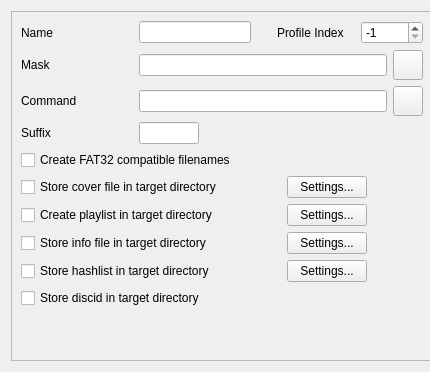
<ui version="4.0" >
 <class>ProfileDataWidgetUI</class>
 <widget class="QWidget" name="ProfileDataWidgetUI" >
  <property name="geometry" >
   <rect>
    <x>0</x>
    <y>0</y>
    <width>430</width>
    <height>372</height>
   </rect>
  </property>
  <property name="minimumSize" >
   <size>
    <width>430</width>
    <height>372</height>
   </size>
  </property>
  <property name="windowTitle" >
   <string>Form</string>
  </property>
  <layout class="QGridLayout" name="gridLayout_2" >
   <item row="0" column="0" >
    <widget class="QFrame" name="frame" >
     <property name="minimumSize" >
      <size>
       <width>422</width>
       <height>292</height>
      </size>
     </property>
     <property name="frameShape" >
      <enum>QFrame::StyledPanel</enum>
     </property>
     <property name="frameShadow" >
      <enum>QFrame::Raised</enum>
     </property>
     <layout class="QGridLayout" name="gridLayout" >
      <item row="0" column="0" >
       <layout class="QHBoxLayout" >
        <item>
         <widget class="QLabel" name="label_name" >
          <property name="sizePolicy" >
           <sizepolicy vsizetype="Preferred" hsizetype="Fixed" >
            <horstretch>0</horstretch>
            <verstretch>0</verstretch>
           </sizepolicy>
          </property>
          <property name="minimumSize" >
           <size>
            <width>112</width>
            <height>0</height>
           </size>
          </property>
          <property name="text" >
           <string>Name</string>
          </property>
         </widget>
        </item>
        <item>
         <widget class="KLineEdit" name="klineedit_name" />
        </item>
        <item>
         <spacer>
          <property name="orientation" >
           <enum>Qt::Horizontal</enum>
          </property>
          <property name="sizeType" >
           <enum>QSizePolicy::Fixed</enum>
          </property>
          <property name="sizeHint" stdset="0" >
           <size>
            <width>20</width>
            <height>20</height>
           </size>
          </property>
         </spacer>
        </item>
        <item>
         <widget class="QLabel" name="label_profileindex" >
          <property name="sizePolicy" >
           <sizepolicy vsizetype="Preferred" hsizetype="Fixed" >
            <horstretch>0</horstretch>
            <verstretch>0</verstretch>
           </sizepolicy>
          </property>
          <property name="minimumSize" >
           <size>
            <width>78</width>
            <height>0</height>
           </size>
          </property>
          <property name="text" >
           <string>Profile Index</string>
          </property>
         </widget>
        </item>
        <item>
         <widget class="KIntSpinBox" name="kintspinbox_profileindex" >
          <property name="minimumSize" >
           <size>
            <width>62</width>
            <height>0</height>
           </size>
          </property>
          <property name="maximumSize" >
           <size>
            <width>62</width>
            <height>16777215</height>
           </size>
          </property>
          <property name="minimum" >
           <number>-1</number>
          </property>
          <property name="value" >
           <number>-1</number>
          </property>
         </widget>
        </item>
       </layout>
      </item>
      <item row="1" column="0" >
       <layout class="QHBoxLayout" >
        <item>
         <widget class="QLabel" name="label_mask" >
          <property name="sizePolicy" >
           <sizepolicy vsizetype="Preferred" hsizetype="Fixed" >
            <horstretch>0</horstretch>
            <verstretch>0</verstretch>
           </sizepolicy>
          </property>
          <property name="minimumSize" >
           <size>
            <width>112</width>
            <height>0</height>
           </size>
          </property>
          <property name="text" >
           <string>Mask</string>
          </property>
         </widget>
        </item>
        <item>
         <widget class="KLineEdit" name="klineedit_mask" />
        </item>
        <item>
         <widget class="KPushButton" name="kpushbutton_mask" >
          <property name="minimumSize" >
           <size>
            <width>30</width>
            <height>30</height>
           </size>
          </property>
          <property name="maximumSize" >
           <size>
            <width>30</width>
            <height>30</height>
           </size>
          </property>
          <property name="text" >
           <string/>
          </property>
         </widget>
        </item>
       </layout>
      </item>
      <item row="2" column="0" >
       <layout class="QHBoxLayout" >
        <item>
         <widget class="QLabel" name="label_command" >
          <property name="sizePolicy" >
           <sizepolicy vsizetype="Preferred" hsizetype="Fixed" >
            <horstretch>0</horstretch>
            <verstretch>0</verstretch>
           </sizepolicy>
          </property>
          <property name="minimumSize" >
           <size>
            <width>112</width>
            <height>0</height>
           </size>
          </property>
          <property name="text" >
           <string>Command</string>
          </property>
         </widget>
        </item>
        <item>
         <widget class="KLineEdit" name="klineedit_command" />
        </item>
        <item>
         <widget class="KPushButton" name="kpushbutton_command" >
          <property name="minimumSize" >
           <size>
            <width>30</width>
            <height>30</height>
           </size>
          </property>
          <property name="maximumSize" >
           <size>
            <width>30</width>
            <height>30</height>
           </size>
          </property>
          <property name="text" >
           <string/>
          </property>
         </widget>
        </item>
       </layout>
      </item>
      <item row="3" column="0" >
       <layout class="QHBoxLayout" >
        <item>
         <widget class="QLabel" name="label_suffix" >
          <property name="minimumSize" >
           <size>
            <width>112</width>
            <height>0</height>
           </size>
          </property>
          <property name="text" >
           <string>Suffix</string>
          </property>
         </widget>
        </item>
        <item>
         <widget class="KLineEdit" name="klineedit_suffix" >
          <property name="minimumSize" >
           <size>
            <width>60</width>
            <height>0</height>
           </size>
          </property>
          <property name="maximumSize" >
           <size>
            <width>60</width>
            <height>16777215</height>
           </size>
          </property>
         </widget>
        </item>
        <item>
         <spacer>
          <property name="orientation" >
           <enum>Qt::Horizontal</enum>
          </property>
          <property name="sizeHint" stdset="0" >
           <size>
            <width>40</width>
            <height>20</height>
           </size>
          </property>
         </spacer>
        </item>
       </layout>
      </item>
      <item row="4" column="0" >
       <layout class="QHBoxLayout" >
        <item>
         <widget class="QCheckBox" name="checkBox_fat32compatible" >
          <property name="font" >
           <font>
            <weight>50</weight>
            <bold>false</bold>
           </font>
          </property>
          <property name="text" >
           <string>Create FAT32 compatible filenames</string>
          </property>
         </widget>
        </item>
        <item>
         <spacer>
          <property name="orientation" >
           <enum>Qt::Horizontal</enum>
          </property>
          <property name="sizeHint" stdset="0" >
           <size>
            <width>40</width>
            <height>20</height>
           </size>
          </property>
         </spacer>
        </item>
       </layout>
      </item>
      <item row="5" column="0" >
       <layout class="QHBoxLayout" >
        <item>
         <widget class="QCheckBox" name="checkBox_cover" >
          <property name="minimumSize" >
           <size>
            <width>260</width>
            <height>0</height>
           </size>
          </property>
          <property name="font" >
           <font>
            <weight>50</weight>
            <bold>false</bold>
           </font>
          </property>
          <property name="text" >
           <string>Store cover file in target directory</string>
          </property>
         </widget>
        </item>
        <item>
         <widget class="KPushButton" name="kpushbutton_cover" >
          <property name="text" >
           <string>Settings...</string>
          </property>
         </widget>
        </item>
        <item>
         <spacer>
          <property name="orientation" >
           <enum>Qt::Horizontal</enum>
          </property>
          <property name="sizeHint" stdset="0" >
           <size>
            <width>40</width>
            <height>20</height>
           </size>
          </property>
         </spacer>
        </item>
       </layout>
      </item>
      <item row="6" column="0" >
       <layout class="QHBoxLayout" >
        <item>
         <widget class="QCheckBox" name="checkBox_playlist" >
          <property name="minimumSize" >
           <size>
            <width>260</width>
            <height>0</height>
           </size>
          </property>
          <property name="font" >
           <font>
            <weight>50</weight>
            <bold>false</bold>
           </font>
          </property>
          <property name="text" >
           <string>Create playlist in target directory</string>
          </property>
         </widget>
        </item>
        <item>
         <widget class="KPushButton" name="kpushbutton_playlist" >
          <property name="text" >
           <string>Settings...</string>
          </property>
         </widget>
        </item>
        <item>
         <spacer>
          <property name="orientation" >
           <enum>Qt::Horizontal</enum>
          </property>
          <property name="sizeHint" stdset="0" >
           <size>
            <width>40</width>
            <height>20</height>
           </size>
          </property>
         </spacer>
        </item>
       </layout>
      </item>
      <item row="7" column="0" >
       <layout class="QHBoxLayout" name="horizontalLayout" >
        <item>
         <widget class="QCheckBox" name="checkBox_info" >
          <property name="minimumSize" >
           <size>
            <width>260</width>
            <height>0</height>
           </size>
          </property>
          <property name="text" >
           <string>Store info file in target directory</string>
          </property>
         </widget>
        </item>
        <item>
         <widget class="KPushButton" name="kpushbutton_info" >
          <property name="text" >
           <string>Settings...</string>
          </property>
         </widget>
        </item>
        <item>
         <spacer name="horizontalSpacer" >
          <property name="orientation" >
           <enum>Qt::Horizontal</enum>
          </property>
          <property name="sizeHint" stdset="0" >
           <size>
            <width>28</width>
            <height>20</height>
           </size>
          </property>
         </spacer>
        </item>
       </layout>
      </item>
      <item row="8" column="0" >
       <layout class="QHBoxLayout" name="horizontalLayout_2" >
        <item>
         <widget class="QCheckBox" name="checkBox_hashlist" >
          <property name="minimumSize" >
           <size>
            <width>260</width>
            <height>0</height>
           </size>
          </property>
          <property name="text" >
           <string>Store hashlist in target directory</string>
          </property>
         </widget>
        </item>
        <item>
         <widget class="KPushButton" name="kpushbutton_hashlist" >
          <property name="text" >
           <string>Settings...</string>
          </property>
         </widget>
        </item>
        <item>
         <spacer name="horizontalSpacer_2" >
          <property name="orientation" >
           <enum>Qt::Horizontal</enum>
          </property>
          <property name="sizeHint" stdset="0" >
           <size>
            <width>28</width>
            <height>20</height>
           </size>
          </property>
         </spacer>
        </item>
       </layout>
      </item>
      <item row="9" column="0" >
       <layout class="QHBoxLayout" >
        <item>
         <widget class="QCheckBox" name="checkBox_discid" >
          <property name="text" >
           <string>Store discid in target directory</string>
          </property>
         </widget>
        </item>
        <item>
         <spacer>
          <property name="orientation" >
           <enum>Qt::Horizontal</enum>
          </property>
          <property name="sizeHint" stdset="0" >
           <size>
            <width>40</width>
            <height>20</height>
           </size>
          </property>
         </spacer>
        </item>
       </layout>
      </item>
      <item row="10" column="0" >
       <spacer>
        <property name="orientation" >
         <enum>Qt::Vertical</enum>
        </property>
        <property name="sizeHint" stdset="0" >
         <size>
          <width>443</width>
          <height>31</height>
         </size>
        </property>
       </spacer>
      </item>
     </layout>
    </widget>
   </item>
  </layout>
 </widget>
 <customwidgets>
  <customwidget>
   <class>KIntSpinBox</class>
   <extends>QSpinBox</extends>
   <header>knuminput.h</header>
  </customwidget>
  <customwidget>
   <class>KLineEdit</class>
   <extends>QLineEdit</extends>
   <header>klineedit.h</header>
  </customwidget>
  <customwidget>
   <class>KPushButton</class>
   <extends>QPushButton</extends>
   <header>kpushbutton.h</header>
  </customwidget>
 </customwidgets>
 <resources/>
 <connections/>
</ui>
